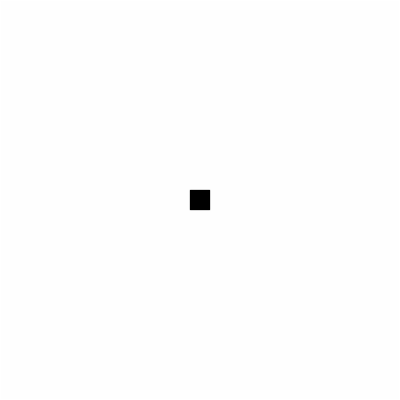
Frame 1 (no input)
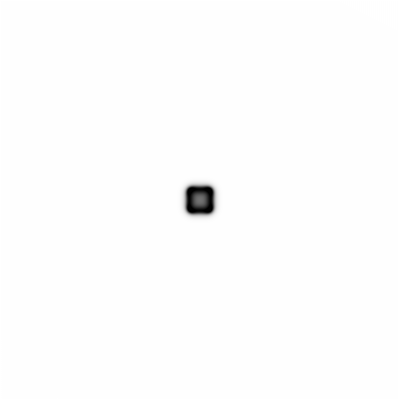
Frame 60 (no input)
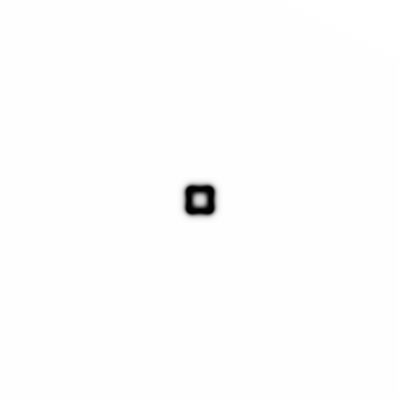
Frame 120 (the mouse pressed at the canvas centre since frame 60)

The p5.js sketch that drew these frames (run headless with seeded random() and noise() and a simulated clock; from frame 60 on, the mouse is pressed at the canvas centre):

// p5.js sketch
// ── sketch.js
var grid;
var next;
var D_A = 1;
var D_B = 0.5;
var feed = 0.055;
var react = 0.062;
var dt = 1;

function setup() {
  createCanvas(400, 400);
  pixelDensity(1);
  grid = [];
  next = [];
  for (var x = 0; x < width; x++) {
    grid[x] = [];
    next[x] = [];
    for (var y = 0; y < height; y++) {
      grid[x][y] = {a: 1, b: 0};
      next[x][y] = {a: 1, b: 0};
    }
  }
  
  for (var i = 190; i < 210; i++) {
    for (var j = 190; j < 210; j++) {
      grid[i][j].b = 1;
    }
  }

}

function draw() {
  background(51);
  

  
  for (var x = 1; x < width-1; x++) {
    for (var y = 1; y < height-1; y++) {
      var a = grid[x][y].a;
      var b = grid[x][y].b;
      next[x][y].a = a + 
        (D_A*laplaceA(x, y) - a*b*b + feed*(1-a)) * dt;
      next[x][y].b = b + 
        (D_B*laplaceB(x, y) + a*b*b - (react+feed)*b) * dt;
      
      next[x][y].a = constrain(next[x][y].a, 0, 1); 
      next[x][y].b = constrain(next[x][y].b, 0, 1); 
    }
  }
  
  
  loadPixels();
  for (var x = 0; x < width; x++) {
    for (var y = 0; y < height; y++) {
      var c = color(255, 0, 100);
      var pix = (x + y * width) * 4;
      pixels[pix + 0] = floor((next[x][y].a-next[x][y].b) * 255);
      pixels[pix + 1] = floor((next[x][y].a-next[x][y].b) * 255);
      pixels[pix + 2] = floor((next[x][y].a-next[x][y].b) * 255);
      pixels[pix + 3] = 255;
    }
  }
  updatePixels();
  swap();
  
}


function laplaceB(x, y) {
  var sumA = 0;
  
  sumA += grid[x][y].b * -1;
  sumA += grid[x+1][y].b * 0.2;
  sumA += grid[x][y+1].b * 0.2;
  sumA += grid[x-1][y].b * 0.2;
  sumA += grid[x][y-1].b * 0.2;
  sumA += grid[x+1][y+1].b * 0.05;
  sumA += grid[x+1][y-1].b * 0.05;
  sumA += grid[x-1][y+1].b * 0.05;
  sumA += grid[x-1][y-1].b * 0.05;
  
  return sumA;
 
}

function laplaceA(x, y) {
  var sumB = 0;
  
  sumB += grid[x][y].a * -1;
  sumB += grid[x+1][y].a * 0.2;
  sumB += grid[x][y+1].a * 0.2;
  sumB += grid[x-1][y].a * 0.2;
  sumB += grid[x][y-1].a * 0.2;
  sumB += grid[x+1][y+1].a * 0.05;
  sumB += grid[x+1][y-1].a * 0.05;
  sumB += grid[x-1][y+1].a * 0.05;
  sumB += grid[x-1][y-1].a * 0.05;
  
  return sumB;
  
}

function swap() {
  var temp = grid;
  grid = next;
  next = temp;
}
